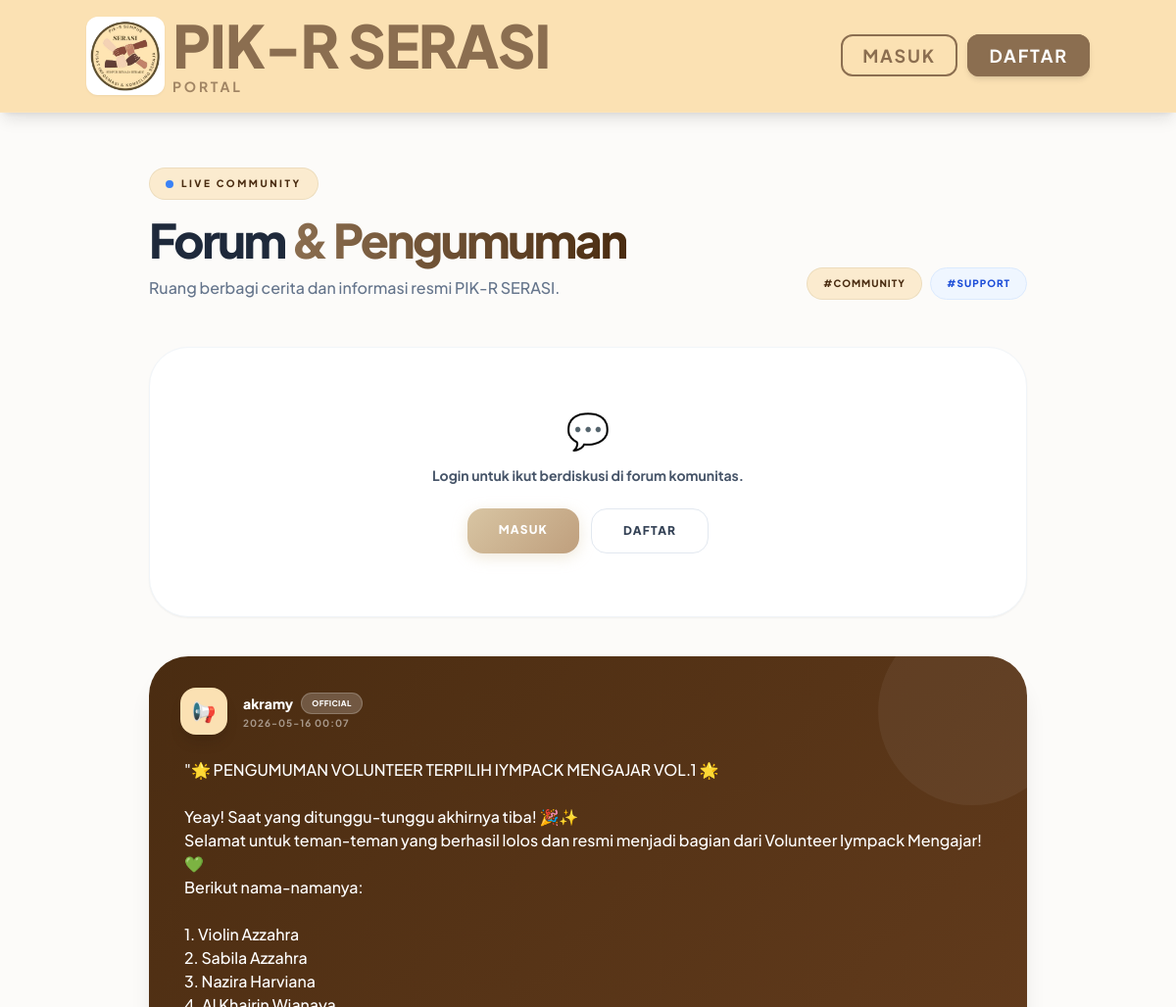
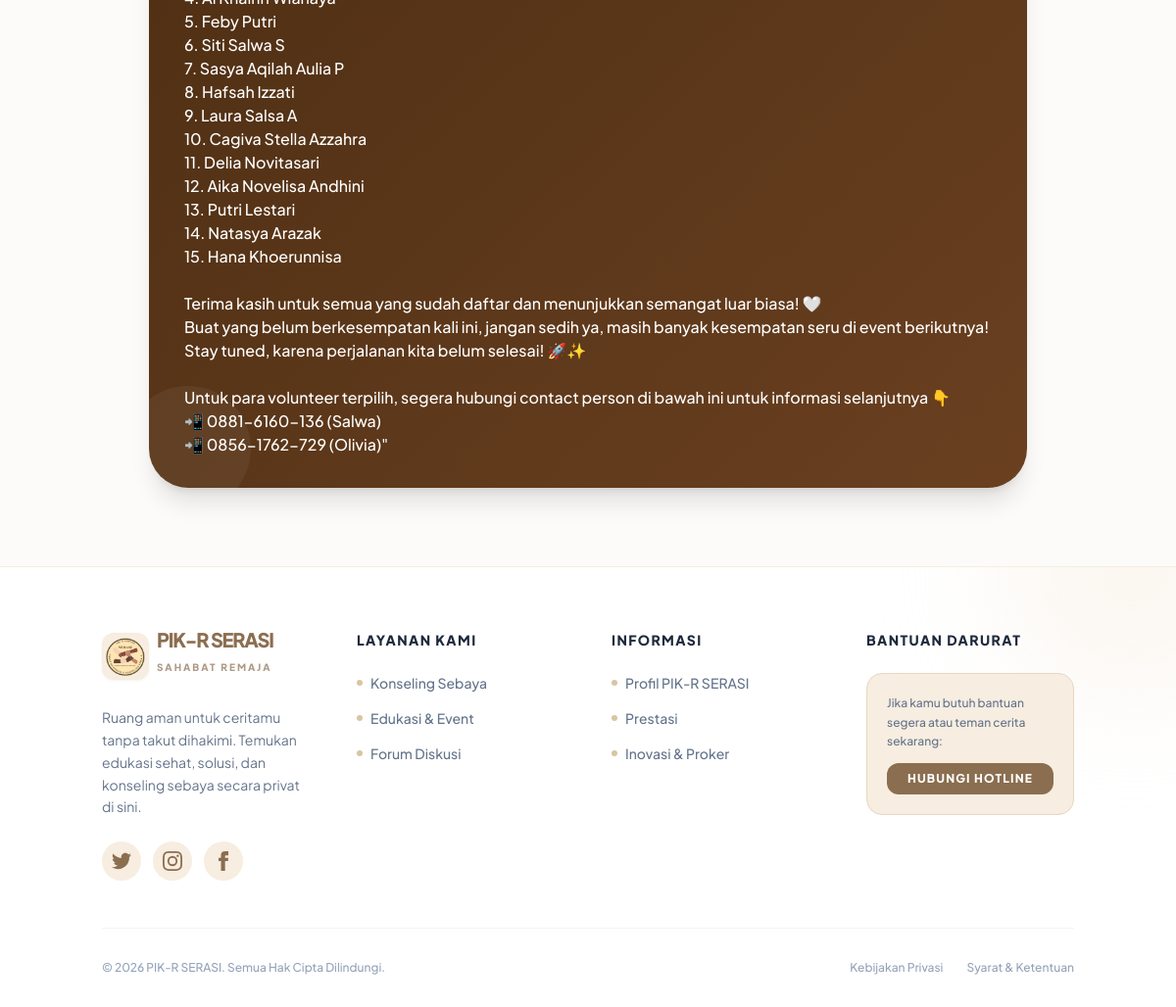
Page /forum on the committed database (2 pictures, top to bottom).
### tables this page shows
CREATE TABLE forum_posts (
            id INTEGER PRIMARY KEY AUTOINCREMENT,
            username TEXT NOT NULL,
            content TEXT NOT NULL,
            role TEXT,
            is_announcement INTEGER DEFAULT 0,
            date TEXT
        );

### app.py (the view, shortened to what this page needs)
@app.route('/forum', methods=['GET', 'POST'])
def forum():
    conn = get_db_connection()
    posts = conn.execute('SELECT * FROM forum_posts ORDER BY is_announcement DESC, id DESC').fetchall()
    valid_usernames = [u['username'] for u in conn.execute('SELECT username FROM users').fetchall()]
    conn.close()
    return render_template('forum.html', posts=[dict(p) for p in posts], valid_usernames=valid_usernames)

### app.py (called while the page is built, shortened)
def get_db_connection():
    supabase_url = os.environ.get('SUPABASE_DB_URL')
    return PIKRDatabaseConnection(db_path=DB_PATH, supabase_url=supabase_url)

    def execute(self, query, params=None):
        query_upper = query.strip().upper()
        is_write = any(query_upper.startswith(op) for op in ["INSERT", "UPDATE", "DELETE"])
        if self.supabase_url:
            query = query.replace('?', '%s')
            query = re.sub(r'"([^"]*)"', r"'\1'", query)
            if params is not None:
                if not isinstance(params, (tuple, list)):
                    params = (params,)
                self.cursor.execute(query, params)
            else:
                self.cursor.execute(query)
        else:
            if params is not None:
                self.cursor.execute(query, params)
            else:
                self.cursor.execute(query)
        return self

    def fetchall(self):
        return self.cursor.fetchall()

    def close(self):
        self.cursor.close()
        self.conn.close()
        if self.modified_tables:
            for table in self.modified_tables:
                trigger_async_sheets_sync(table)

### templates/forum.html (shortened to what this page needs)
{% extends 'base.html' %}
{% block content %}
<div class="max-w-4xl mx-auto fade-in">
    <div class="relative mb-12 pt-2">
        <div class="flex flex-col md:flex-row md:items-end justify-between gap-6">
            <div>
                <div class="inline-flex items-center gap-2 bg-[#FBE1B3]/60 border border-[#d8c5a3]/40 px-4 py-2 rounded-full mb-4">
                    <span class="w-2 h-2 rounded-full bg-blue-500 animate-pulse"></span>
                    <span class="text-[10px] font-black text-[#4A2C11] uppercase tracking-[0.25em]">Live Community</span>
                </div>
                <h1 class="text-5xl font-black text-slate-800 tracking-tighter leading-[1.05]">
                    Forum <span class="text-transparent bg-clip-text bg-gradient-to-r from-[#8b6e50] to-[#4A2C11]">&amp; Pengumuman</span>
                </h1>
                <p class="text-slate-500 mt-3 font-medium text-base">Ruang berbagi cerita dan informasi resmi PIK-R SERASI.</p>
            </div>
            <div class="flex gap-2 flex-shrink-0">
                <span class="bg-[#FBE1B3]/60 text-[#4A2C11] border border-[#d8c5a3]/40 px-4 py-2 rounded-full text-[10px] font-black uppercase tracking-widest">#Community</span>
                <span class="bg-blue-50 text-blue-700 border border-blue-100 px-4 py-2 rounded-full text-[10px] font-black uppercase tracking-widest">#Support</span>
            </div>
        </div>
    </div>
    <div class="bg-white border border-slate-100 rounded-[2.5rem] p-8 mb-10 shadow-sm">
        {% if session.get('user_id') %}
        <div class="flex items-center gap-3 mb-5">
            <div class="w-10 h-10 bg-[#4A2C11] rounded-2xl flex items-center justify-center font-black text-white text-sm uppercase">
                {{ session.get('username', '?')[0] }}
            </div>
            <div>
                <p class="text-sm font-black text-slate-800">{{ session.get('username') }}</p>
                <p class="text-[9px] font-black text-slate-400 uppercase tracking-widest">{{ session.get('role', '').replace('_', ' ') }}</p>
            </div>
        </div>
        <form action="{{ url_for('forum') }}" method="POST" class="space-y-4">
            <div>
                <textarea name="content" required rows="4"
                    class="w-full p-4 bg-slate-50 border border-slate-200 rounded-2xl text-sm outline-none focus:ring-2 focus:ring-[#4A2C11] focus:bg-white transition-all leading-relaxed resize-none placeholder:text-slate-400"
                    placeholder="Bagikan ceritamu atau buat pengumuman di sini..."></textarea>
            </div>
            <div class="flex flex-col sm:flex-row sm:items-center justify-between gap-4">
                {% if session.get('role') in ['admin_pikr', 'konselor'] %}
                <label class="inline-flex items-center group cursor-pointer">
                    <div class="relative flex items-center">
                        <input type="checkbox" name="is_announcement" class="peer sr-only">
                        <div class="w-10 h-6 bg-slate-200 rounded-full peer-checked:bg-[#8b6e50] transition-colors"></div>
                        <div class="absolute left-1 top-1 w-4 h-4 bg-white rounded-full peer-checked:translate-x-4 transition-transform shadow-sm"></div>
                    </div>
                    <span class="ml-3 text-xs font-bold text-slate-600 group-hover:text-[#4A2C11] transition-colors">Tandai Sebagai Pengumuman Resmi 📢</span>
                </label>
                {% else %}
                <div></div>
                {% endif %}
                <button type="submit" class="btn-premium text-white px-8 py-3.5 rounded-2xl font-black text-xs shadow-lg flex items-center gap-2 uppercase tracking-widest hover:scale-105 transition-transform">
                    <svg class="w-4 h-4" fill="none" stroke="currentColor" viewBox="0 0 24 24"><path stroke-linecap="round" stroke-linejoin="round" stroke-width="2.5" d="M14 5l7 7m0 0l-7 7m7-7H3"></path></svg>
                    Kirim Postingan
                </button>
            </div>
        </form>
        {% else %}
        <div class="text-center py-8">
            <div class="text-4xl mb-4">💬</div>
            <p class="text-sm font-bold text-slate-600 mb-6">Login untuk ikut berdiskusi di forum komunitas.</p>
            <div class="flex flex-col sm:flex-row justify-center gap-3">
                <a href="{{ url_for('login') }}" class="btn-premium px-8 py-3.5 rounded-2xl text-white font-black text-xs uppercase tracking-widest">Masuk</a>
                <a href="{{ url_for('register') }}" class="px-8 py-3.5 rounded-2xl border border-slate-200 text-slate-700 font-black text-xs uppercase tracking-widest hover:bg-slate-50 transition-all">Daftar</a>
            </div>
        </div>
        {% endif %}
    </div>
    <div class="space-y-5">
        {% for post in posts %}
        {% if post.is_announcement %}
        <div class="relative bg-gradient-to-br from-[#4A2C11] to-[#6a4020] rounded-[2.5rem] overflow-hidden shadow-xl">
            <div class="absolute -right-10 -top-10 w-48 h-48 bg-white/5 rounded-full pointer-events-none"></div>
            <div class="absolute -left-6 -bottom-6 w-32 h-32 bg-white/5 rounded-full pointer-events-none"></div>
            <div class="relative z-10 p-8">
                <div class="flex justify-between items-start mb-6">
                    <div class="flex items-center gap-4">
                        <div class="w-12 h-12 bg-[#FBE1B3] rounded-2xl flex items-center justify-center text-xl shadow-lg">📢</div>
                        <div>
                            <div class="flex items-center gap-2">
                                <span class="text-sm font-black text-white">{{ post.username }}</span>
                                <span class="bg-white/20 border border-white/20 text-white text-[8px] font-black px-2.5 py-1 rounded-full uppercase tracking-wider">Official</span>
                            </div>
                            <p class="text-[10px] font-bold text-white/50 uppercase tracking-widest mt-0.5">{{ post.date }}</p>
                        </div>
                    </div>
                </div>
                <div class="text-white font-medium text-sm md:text-base leading-relaxed whitespace-pre-wrap post-content pl-1">"{{ post.content }}"</div>
            </div>
        </div>
        {% endif %}
        {% endfor %}
    </div>
</div>
{% endblock %}

### templates/base.html (style rules this page uses)
:root { --primary: #d8c5a3; --primary-light: #f8efe1; --secondary: #9f836c; --accent: #d8c5a3; --glass: rgba(255, 250, 240, 0.9); --glass-border: rgba(204, 177, 141, 0.35); }
body { font-family: 'Plus Jakarta Sans', sans-serif; scroll-behavior: smooth; }
body, input, textarea, button, select, p, span, h1, h2, h3, h4, h5, h6, a, div, li, ul, ol, strong, em, b { font-family: 'Plus Jakarta Sans', sans-serif; }
.btn-premium { background: linear-gradient(135deg, #d8c5a3 0%, #bf9f7d 100%); transition: all 0.3s ease; box-shadow: 0 4px 15px rgba(216, 197, 163, 0.3); }
.fade-in { animation: fadeIn 0.6s cubic-bezier(0.4, 0, 0.2, 1); }
.btn-premium { background: linear-gradient(135deg, #d8c5a3 0%, #bf9f7d 100%); transition: all 0.3s ease; box-shadow: 0 4px 15px rgba(216, 197, 163, 0.4); }

### rows in the picture
forum_posts: username "akramy", date "2026-05-16 00:07", content "🌟 PENGUMUMAN VOLUNTEER TERPILIH IYMPACK MENGAJAR VOL.1 🌟 Yeay! Saat yang ditunggu-tunggu akhirnya tiba! 🎉✨ Selamat untuk teman-teman yang berhasil lolos dan resmi menjadi bagian dari Volunteer Iympack Mengajar! 💚 Berikut nama-namanya: 1. Violin Azzahra 2. Sabila Azzahra 3. Nazira Harviana 4. Al Khairin Wianaya 5. Feby Putri 6. Siti Salwa S 7. Sasya Aqilah Aulia P 8. Hafsah Izzati 9. Laura Salsa A 10. Cagiva Stella Azzahra 11. Delia Novitasari 12. Aika Novelisa Andhini 13. Putri Lestari 14. Natasya Arazak 15. Hana Khoerunnisa Terima kasih untuk semua yang sudah daftar dan menunjukkan semangat luar biasa! 🤍 Buat yang belum berkesempatan kali ini, jangan sedih ya, masih banyak kesempatan seru…"
